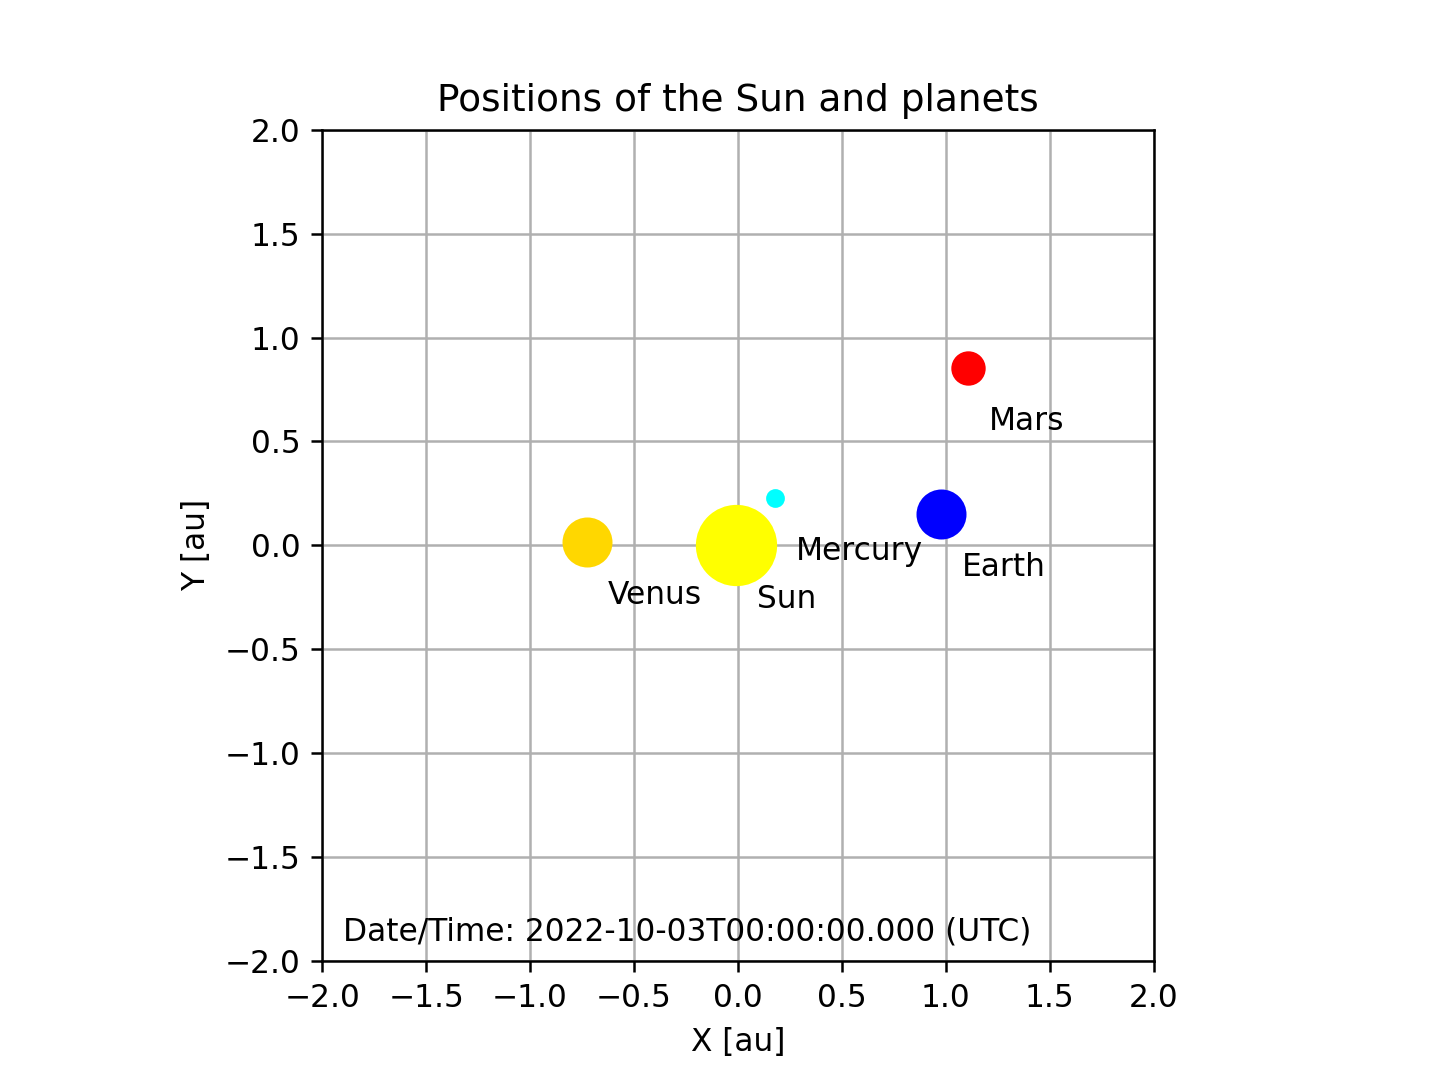

Write the Python code that produced this figure.
#!/usr/pkg/bin/python3.9

#
# Time-stamp: <2022/10/02 21:20:19 (CST) daisuke>
#

# importing sys module
import sys

# importing astropy module
import astropy
import astropy.coordinates
import astropy.time
import astropy.units

# importing matplotlib module
import matplotlib.backends.backend_agg
import matplotlib.figure

# output file name
file_output = 'ai202209_s04_36.png'

# units
u_au = astropy.units.au

# setting for solar system ephemeris
astropy.coordinates.solar_system_ephemeris.set ('jpl')

# date/time
t_str = f'2022-10-03T00:00:00'
    
# Astropy's time object
t = astropy.time.Time (t_str, format='isot', scale='utc')

# getting positions of Sun, Earth, and Moon
sun     = astropy.coordinates.get_body_barycentric ('sun', t)
mercury = astropy.coordinates.get_body_barycentric ('mercury', t)
venus   = astropy.coordinates.get_body_barycentric ('venus', t)
earth   = astropy.coordinates.get_body_barycentric ('earth', t)
mars    = astropy.coordinates.get_body_barycentric ('mars', t)

# printing positions of the Sun and planets
print (f'Positions of the Sun and the planets at t = {t}')
print (f'  Sun:')
print (f'    X = {sun.x} = {sun.x.to (u_au)}')
print (f'    Y = {sun.y} = {sun.y.to (u_au)}')
print (f'    Z = {sun.z} = {sun.z.to (u_au)}')
print (f'  Mercury:')
print (f'    X = {mercury.x} = {mercury.x.to (u_au)}')
print (f'    Y = {mercury.y} = {mercury.y.to (u_au)}')
print (f'    Z = {mercury.z} = {mercury.z.to (u_au)}')
print (f'  Venus:')
print (f'    X = {venus.x} = {venus.x.to (u_au)}')
print (f'    Y = {venus.y} = {venus.y.to (u_au)}')
print (f'    Z = {venus.z} = {venus.z.to (u_au)}')
print (f'  Earth:')
print (f'    X = {earth.x} = {earth.x.to (u_au)}')
print (f'    Y = {earth.y} = {earth.y.to (u_au)}')
print (f'    Z = {earth.z} = {earth.z.to (u_au)}')
print (f'  Mars:')
print (f'    X = {mars.x} = {mars.x.to (u_au)}')
print (f'    Y = {mars.y} = {mars.y.to (u_au)}')
print (f'    Z = {mars.z} = {mars.z.to (u_au)}')

# making a fig object using object-oriented interface
fig = matplotlib.figure.Figure ()

# making a canvas object
canvas = matplotlib.backends.backend_agg.FigureCanvasAgg (fig)

# making an axes object
ax = fig.add_subplot (111)

# settings for plot
ax.set_aspect ('equal')
ax.set_xlim (-2.0, +2.0)
ax.set_ylim (-2.0, +2.0)
ax.set_xlabel ("X [au]")
ax.set_ylabel ("Y [au]")
ax.set_title ("Positions of the Sun and planets")

# plotting the Sun
ax.plot (sun.x.to (u_au) / u_au, sun.y.to (u_au) / u_au, \
         marker='o', markersize=25, color='yellow', label='Sun')
ax.text (sun.x.to (u_au) / u_au + 0.1, sun.y.to (u_au) / u_au - 0.3, \
         f'Sun')

# plotting Mercury
ax.plot (mercury.x.to (u_au) / u_au, mercury.y.to (u_au) / u_au, \
         marker='o', markersize=5, color='cyan', label='Mercury')
ax.text (mercury.x.to (u_au) / u_au + 0.1, mercury.y.to (u_au) / u_au - 0.3, \
         f'Mercury')

# plotting Venus
ax.plot (venus.x.to (u_au) / u_au, venus.y.to (u_au) / u_au, \
         marker='o', markersize=15, color='gold', label='Venus')
ax.text (venus.x.to (u_au) / u_au + 0.1, venus.y.to (u_au) / u_au - 0.3, \
         f'Venus')

# plotting Earth
ax.plot (earth.x.to (u_au) / u_au, earth.y.to (u_au) / u_au, \
         marker='o', markersize=15, color='blue', label='Earth')
ax.text (earth.x.to (u_au) / u_au + 0.1, earth.y.to (u_au) / u_au - 0.3, \
         f'Earth')

# plotting Mars
ax.plot (mars.x.to (u_au) / u_au, mars.y.to (u_au) / u_au, \
         marker='o', markersize=10, color='red', label='Mars')
ax.text (mars.x.to (u_au) / u_au + 0.1, mars.y.to (u_au) / u_au - 0.3, \
         f'Mars')

# plotting the time
ax.text (-1.9, -1.9, f'Date/Time: {t} (UTC)')

# grid
ax.grid ()

# saving plot
fig.savefig (file_output, dpi=225)
